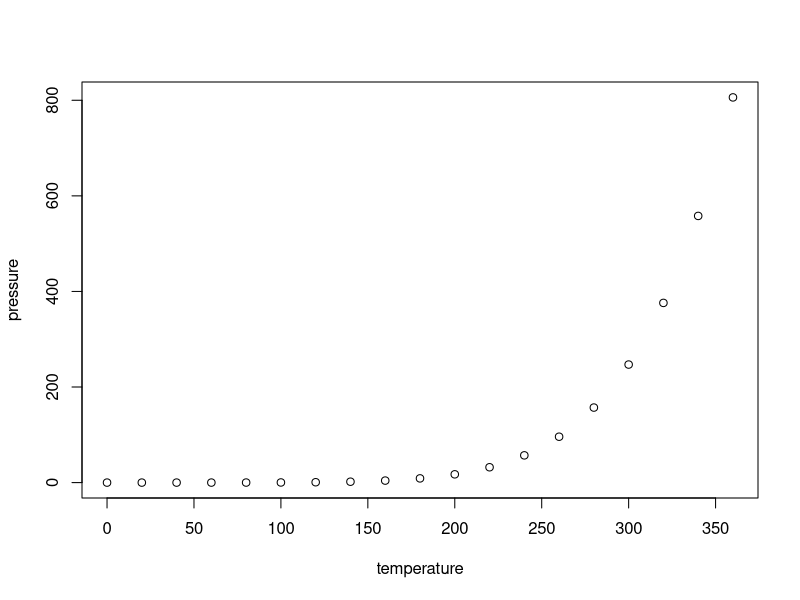
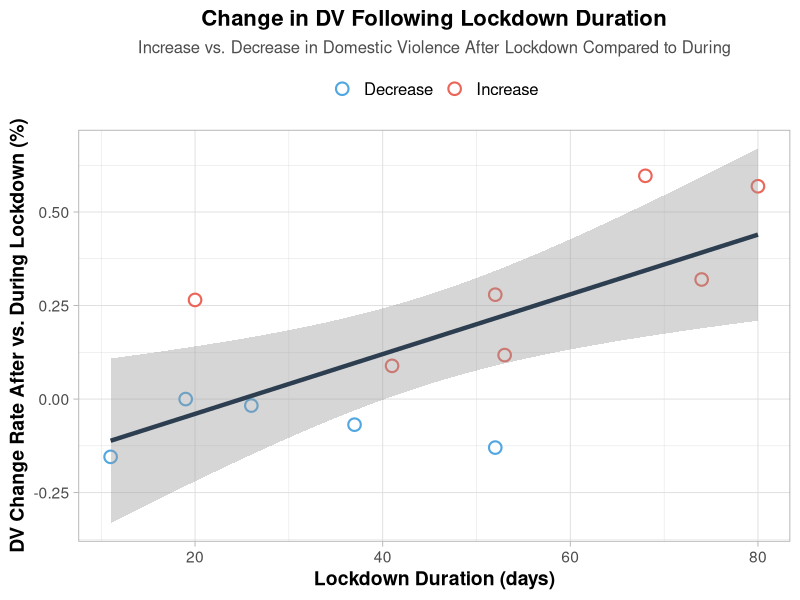
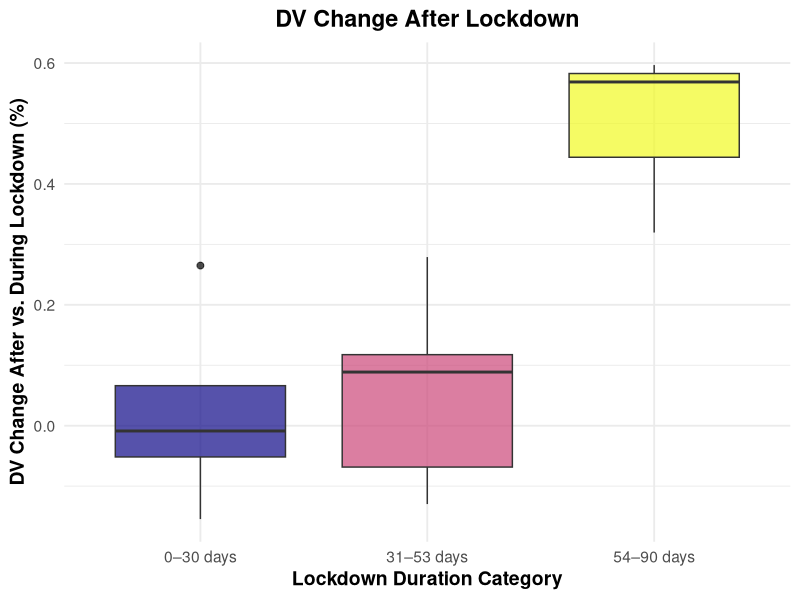

Write the R code that produced these figures, in order.
## ---- chunk 1
knitr::opts_chunk$set(echo = TRUE)
## ---- chunk 2
summary(cars)
## ---- chunk 3
plot(pressure)
## ---- chunk 4
library(ggplot2)
library(dplyr)

df <- read.csv("../Final working datasets/yuval_after_engineering_try/lockdown_summary_aftereffects.csv")

df_clean <- df %>%
  filter(!is.na(dv_pct_change_post_vs_during),
         !is.na(max_long_lockdown),
         max_long_lockdown <= 100) %>%
  mutate(trend = ifelse(dv_pct_change_post_vs_during > 0, "Increase", "Decrease"))

ggplot(df_clean, aes(x = max_long_lockdown,
                     y = dv_pct_change_post_vs_during,
                     color = trend)) +
  geom_point(size = 3.5, alpha = 0.85, shape = 21, stroke = 1.1, fill = "white") +
  scale_color_manual(values = c("Increase" = "#E74C3C", "Decrease" = "#3498DB")) +
  geom_smooth(method = "lm", se = TRUE, color = "#2C3E50", linetype = "solid", size = 1.5) +
  labs(
    title = "Change in DV Following Lockdown Duration",
    subtitle = "Increase vs. Decrease in Domestic Violence After Lockdown Compared to During",
    x = "Lockdown Duration (days)",
    y = "DV Change Rate After vs. During Lockdown (%)",
    color = NULL
  ) +
  theme_light(base_size = 14) +
  theme(
    plot.title = element_text(face = "bold", size = 16, hjust = 0.5),
    plot.subtitle = element_text(size = 12, hjust = 0.5, color = "gray30"),
    axis.title = element_text(face = "bold"),
    legend.position = "top",
    legend.text = element_text(size = 12)
  )


## ---- chunk 5
library(ggplot2)
library(dplyr)
library(viridis)

df <- read.csv("../Final working datasets/yuval_after_engineering_try/lockdown_summary_aftereffects.csv")

df_box <- df %>%
  filter(!is.na(dv_pct_change_post_vs_during),
         !is.na(max_long_lockdown),
         max_long_lockdown <= 90) %>%   # 🔍 חותכים עד 90 בלבד
  mutate(lockdown_group = cut(
    max_long_lockdown,
    breaks = c(0, 30, 53, 90),
    labels = c("0–30 days", "31–53 days", "54–90 days"),
    include.lowest = TRUE
  ))

ggplot(df_box, aes(x = lockdown_group, y = dv_pct_change_post_vs_during, fill = lockdown_group)) +
  geom_boxplot(alpha = 0.7, outlier.color = "black", outlier.size = 2) +
  scale_fill_viridis_d(option = "C") +
  labs(
    title = "DV Change After Lockdown",
    x = "Lockdown Duration Category",
    y = "DV Change After vs. During Lockdown (%)",
    fill = "Lockdown Group"
  ) +
  theme_minimal(base_size = 14) +
  theme(
    plot.title = element_text(face = "bold", hjust = 0.5),
    axis.title = element_text(face = "bold"),
    legend.position = "none"
  )


